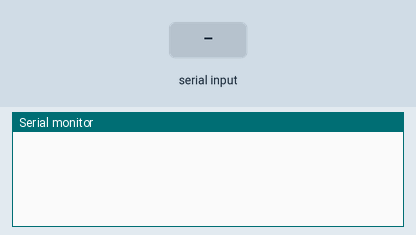
Simulated run of this program. Board: ESP32. Shown: the last lines printed to the serial monitor. The inputs (shaded band) are chosen by the test bench.

Above: at 1.2 s.
1.3 s: "A\n" received over the second serial link
At 2.5 s:
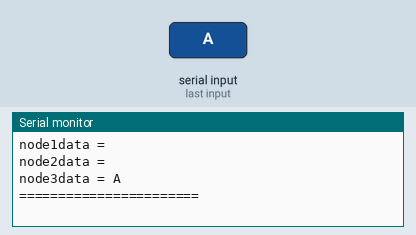
2.8 s: "B\n" received over the second serial link
At 3.9 s:
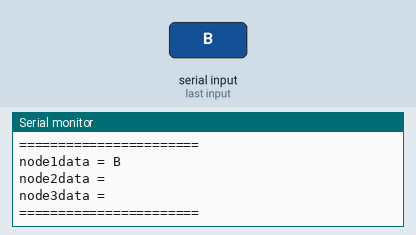
4.3 s: "C\n" received over the second serial link
At 5.0 s:
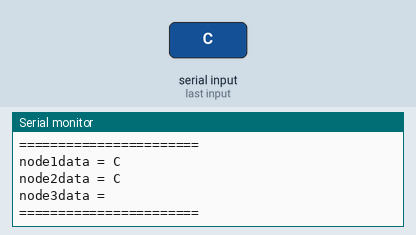
Timing chart, 0 to 7.3 s (numbered marks = the images above; inputs shaded):
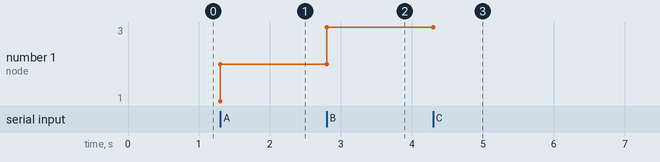

The program:

main.cpp
```cpp
#include <Arduino.h>


#define RX_pin 16                  //define the RX pin 16 in esp32 UART2 communication
#define TX_pin 17                  //define the TX pin 17 in esp32 UART2 communication
#define BaudRate 115200            //define the baudRate for UART2 communication
#define SerialMode SERIAL_8N1      //define Serial mode
void print_data();
void parse_the_data();
char c;
String dataIn;                                                     //init.variables for seperate the string data to 3 different node data
int8_t indexofA, indexofB, indexofC;
String node1data, node2data, node3data;


void setup() {
  // put your setup code here, to run once:
  Serial.begin(115200);                                           //just init. the 2 serial uart communication 1 for serial monitor
  Serial2.begin(BaudRate, SerialMode, RX_pin, TX_pin);            //Another one for serial UART communication

}

void loop() {
  // put your main code here, to run repeatedly:
while(Serial2.available()>0)                                       //In while condition just check serial data is available
{
  c = Serial2.read();                                              //Store the serial data in c variable
  if(c=='\n')                                                      //If c = next line Its come out form the loop
  {
    break;
  }
  else                                                             //else the data is added to dataIn variable
  {
    dataIn += c;
  }
}
  if(c=='\n')                                                      //If c = nextLine c and dataIn variable clears
  {                                                                 // those two functions calls for to seperate data from string and print data
    parse_the_data();
    print_data();
    c = 0;
    dataIn = "";
  }
}

void parse_the_data()
{
  indexofA = dataIn.indexOf("A");                                  // data is sperated by using the index of the string
  indexofB = dataIn.indexOf("B");
  indexofC = dataIn.indexOf("C");
  node1data = dataIn.substring(0,indexofA);
  node2data = dataIn.substring(indexofA+1, indexofB);
  node3data = dataIn.substring(indexofB+1, indexofC);
}

void print_data()
{
  Serial.println("node1data = " + node1data);
  Serial.println("node2data = " + node2data);
  Serial.println("node3data = " + node3data);
  Serial.println("=======================");
}
```

Measured:
- after the input at 1.3 s, the serial monitor: prints a new line at once (image 1)
- after the input at 2.8 s, the serial monitor: prints a new line at once (image 2)
- after the input at 4.3 s, the serial monitor: prints a new line at once (image 3)
